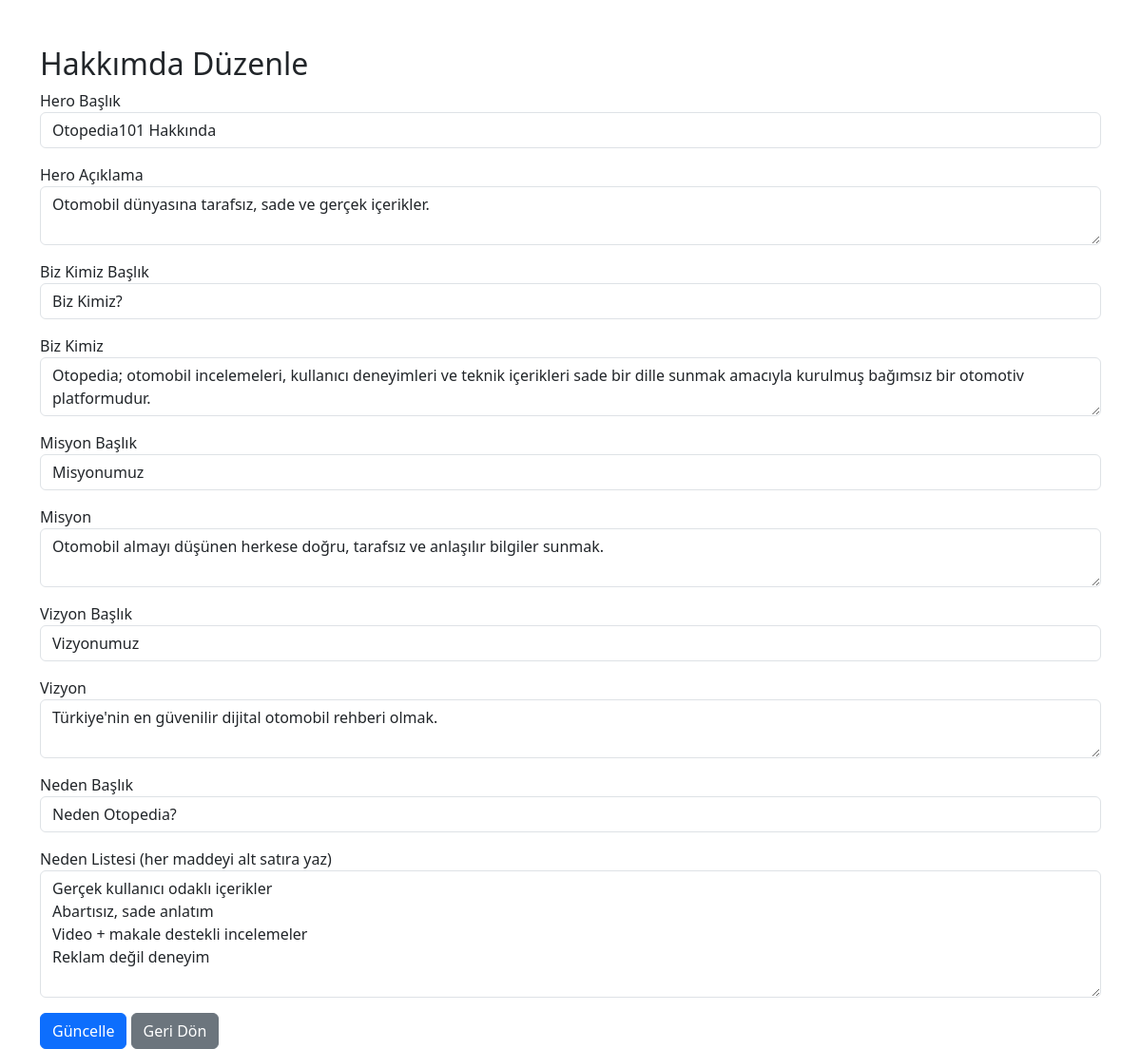
The page /hakkimda_duzenle.php?id=1 on the database its author committed.
### tables this page shows
CREATE TABLE `hakkimda` (
  `id` int(11) NOT NULL,
  `hero_baslik` varchar(200) NOT NULL DEFAULT 'Otopedia101 Hakkında',
  `hero_aciklama` text DEFAULT NULL,
  `biz_kimiz_baslik` varchar(200) NOT NULL DEFAULT 'Biz Kimiz?',
  `biz_kimiz` text DEFAULT NULL,
  `misyon_baslik` varchar(200) NOT NULL DEFAULT 'Misyonumuz',
  `misyon` text DEFAULT NULL,
  `vizyon_baslik` varchar(200) NOT NULL DEFAULT 'Vizyonumuz',
  `vizyon` text DEFAULT NULL,
  `neden_baslik` varchar(200) NOT NULL DEFAULT 'Neden Otopedia?',
  `neden_list` text DEFAULT NULL COMMENT 'Her madde ayrı satırda',
  `guncelleme_tarihi` timestamp NOT NULL DEFAULT current_timestamp() ON UPDATE current_timestamp()
);

### hakkimda_duzenle.php (the view, shortened to what this page needs)
<?php
include 'db.php';
$id = $_GET['id'] ?? 0;
$query = $db->prepare("SELECT * FROM hakkimda WHERE id = ?");
$query->execute([$id]);
$hakkimda = $query->fetch(PDO::FETCH_ASSOC);
?>
<!DOCTYPE html>
<html lang="tr">
<head>
    <link rel="stylesheet" href="https://cdn.jsdelivr.net/npm/bootstrap@5.3.3/dist/css/bootstrap.min.css">
</head>
<body>
<div class="container mt-5">
    <h2>Hakkımda Düzenle</h2>
    <form method="post">
        <div class="mb-3">
            <label>Hero Başlık</label>
            <input type="text" name="hero_baslik" class="form-control" value="<?= htmlspecialchars($hakkimda['hero_baslik']) ?>">
        </div>
        <div class="mb-3">
            <label>Hero Açıklama</label>
            <textarea name="hero_aciklama" class="form-control"><?= htmlspecialchars($hakkimda['hero_aciklama']) ?></textarea>
        </div>
        <div class="mb-3">
            <label>Biz Kimiz Başlık</label>
            <input type="text" name="biz_kimiz_baslik" class="form-control" value="<?= htmlspecialchars($hakkimda['biz_kimiz_baslik']) ?>">
        </div>
        <div class="mb-3">
            <label>Biz Kimiz</label>
            <textarea name="biz_kimiz" class="form-control"><?= htmlspecialchars($hakkimda['biz_kimiz']) ?></textarea>
        </div>
        <div class="mb-3">
            <label>Misyon Başlık</label>
            <input type="text" name="misyon_baslik" class="form-control" value="<?= htmlspecialchars($hakkimda['misyon_baslik']) ?>">
        </div>
        <div class="mb-3">
            <label>Misyon</label>
            <textarea name="misyon" class="form-control"><?= htmlspecialchars($hakkimda['misyon']) ?></textarea>
        </div>
        <div class="mb-3">
            <label>Vizyon Başlık</label>
            <input type="text" name="vizyon_baslik" class="form-control" value="<?= htmlspecialchars($hakkimda['vizyon_baslik']) ?>">
        </div>
        <div class="mb-3">
            <label>Vizyon</label>
            <textarea name="vizyon" class="form-control"><?= htmlspecialchars($hakkimda['vizyon']) ?></textarea>
        </div>
        <div class="mb-3">
            <label>Neden Başlık</label>
            <input type="text" name="neden_baslik" class="form-control" value="<?= htmlspecialchars($hakkimda['neden_baslik']) ?>">
        </div>
        <div class="mb-3">
            <label>Neden Listesi (her maddeyi alt satıra yaz)</label>
            <textarea name="neden_list" class="form-control" rows="5"><?= htmlspecialchars($hakkimda['neden_list']) ?></textarea>
        </div>
        <button type="submit" class="btn btn-primary">Güncelle</button>
        <a href="hakkimda_liste.php" class="btn btn-secondary">Geri Dön</a>
    </form>
</div>
</body>
</html>

### rows shown on the page
hakkimda: hero_baslik "Otopedia101 Hakkında", hero_aciklama "Otomobil dünyasına tarafsız, sade ve gerçek içerikler.", biz_kimiz_baslik "Biz Kimiz?", biz_kimiz "Otopedia; otomobil incelemeleri, kullanıcı deneyimleri ve teknik içerikleri sade bir dille sunmak amacıyla kurulmuş bağımsız bir otomotiv platformudur.", misyon_baslik "Misyonumuz", misyon "Otomobil almayı düşünen herkese doğru, tarafsız ve anlaşılır bilgiler sunmak.", vizyon_baslik "Vizyonumuz", vizyon "Türkiye'nin en güvenilir dijital otomobil rehberi olmak.", neden_baslik "Neden Otopedia?", neden_list "Gerçek kullanıcı odaklı içerikler Abartısız, sade anlatım Video + makale destekli incelemeler Reklam değil deneyim"
